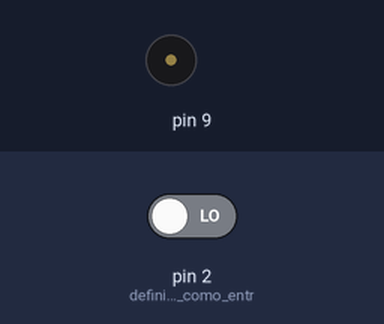
A sketch run on a simulated Arduino Uno, built with avr-gcc and run on an emulated ATmega328P. Shown: buzzer (waves = sounding). Inputs (shaded band) come from the test bench; at power-on: pin 2 (definimos_pin_2_como_entr) LOW.

Above: at 1.2 s.
1.3 s: pin 2 (definimos_pin_2_como_entr) driven HIGH
At 2.2 s:
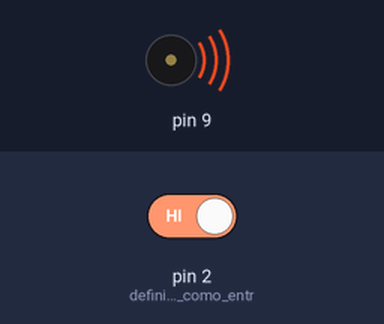
Timing chart, 0 to 8.8 s (numbered marks = the images above; inputs shaded):
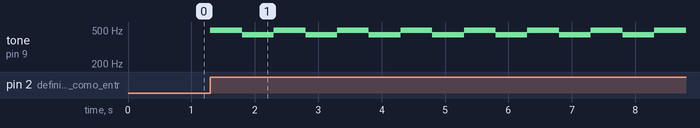

The sketch:

activar_alarma.ino
```cpp
void setup() {
  pinMode(2,INPUT); //definimos pin 2 como entrada
}

void loop() {
  if(digitalRead(2)==1){ //verificamos si el botón está presionado
    for(int contador=0; contador<5; contador++){ //iniciamos un bucle de 5 repeticiones
      tone(9,495,500); //reproducimos la nota Mi por medio segundo
      delay(500); //esperamos medio segundo
      tone(9,441,500); //reproducimos la nota Re por medio segundo
      delay(500); //esperamos medio segundo
    }
  }
}
```

Measured:
- after the input at 1.3 s, tone on pin 9: alternates 495 Hz for 0.50 s and 441 Hz for 0.50 s, starting at once
